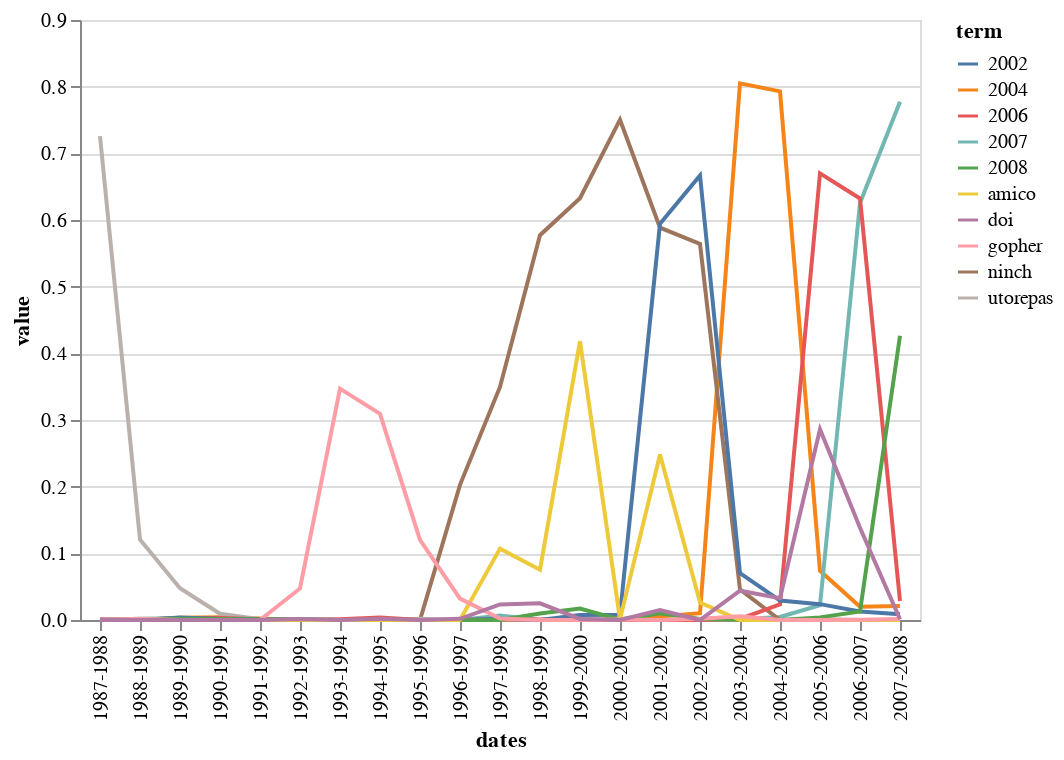

The notebook cell saved with this chart:
### Code cell
alt.Chart(melted_top_10).mark_line().encode(
    x='dates',
    y='value',
    color='term',

)

### Figure 1 — Vega-Lite specification as saved in the notebook (floating-point values rounded to 4 significant figures; data arrays with more than 128 entries replaced by an {"elided": "..."} marker saying what was removed)
{"config": {"view": {"continuousWidth": 400, "continuousHeight": 300}}, "data": {"name": "data-fe26b5bbe68021fbdb32592b1224ea9a"}, "mark": "line", "encoding": {"color": {"field": "term", "type": "nominal"}, "x": {"field": "dates", "type": "nominal"}, "y": {"field": "value", "type": "quantitative"}}, "$schema": "https://vega.github.io/schema/vega-lite/v4.17.0.json", "datasets": {"data-fe26b5bbe68021fbdb32592b1224ea9a": {"elided": "210 records"}}}
